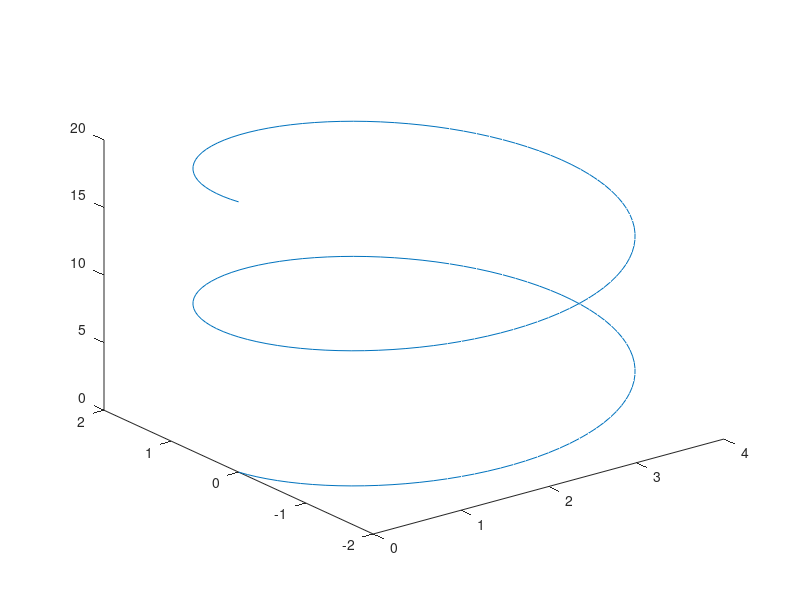

The MATLAB source for this figure:
%% Lissajous 1
f1=0.002 ; A1=10 ;
f2=0.003 ; A2=10 ;
f3=0.001 ; A3=10 ; 
Xp=A1*sin(2*pi*f1*[0:10:1/(min([f1,f2,f3]))]) ;
Yp=A2*sin(2*pi*f2*[0:10:1/(min([f1,f2,f3]))]) ;
np=length(Xp);
No=10;
T=0.05;
D=0.3;
M=[Xp ; Yp ]';
%% Lissajous 2
f1=0.02 ; A1=10 ;
f2=0.03 ; A2=10 ;
f3=0.01 ; A3=10 ; 
Xp=A1*sin(2*pi*f1*[0:10:1/(min([f1,f2,f3]))]) ;
Yp=A2*sin(2*pi*f2*[0:10:1/(min([f1,f2,f3]))]) ;
np=length(Xp);
No=10;
T=0.05;
D=0.5;
M=[Xp ; Yp ]';
%plot(Xp,Yp)
%% Circulo 2D
r=5;
x=-r;
y=0;
th = 0:pi/50:2*pi-pi/50;
Xp =- ( r * cos(th) + x);
Yp =- ( r * sin(th) + y);
np=length(Xp);
No=10;
T=0.05;
D=0.8;
M=[Xp ; Yp ]';
%plot(Xp, Yp);
%% 2 Circulos
r=2.5;
x=-r;
y=0;
No=10;
T=0.05;
D=1;
th = 0:pi/50:1*pi-pi/50;
Xp1 =- ( r * cos(th) + x);
Yp1 =- ( r * sin(th) + y);
x=-3*r;
y=0;
th = 0:pi/50:2*pi-pi/50;
Xp2 =- ( r * cos(th) + x);
Yp2 = ( r * sin(th) + y);
x=r;
y=0;
th = 0:pi/50:1*pi-pi/50;
Xp3 = ( r * cos(th) + x);
Yp3 = ( r * sin(th) + y);
Xp=[Xp1 Xp2 Xp3];
Yp=[Yp1 Yp2 Yp3];
np=length(Xp);
M=[Xp ; Yp ]';
plot(Xp, Yp);
%% Cuadrado 2D
Xp=[0 5 5 0 0];
Yp=[0 0 5 5 0];
X=[0 2.5 5 5 5 2.5 0 0];
Y=[0 0 0 2.5 5 5 5 2.5];
np=length(Xp);
T=0.05;
No=10;
D=0.5;
M=[X ; Y ]';
%% Cuadrado 3D
Xp=[0 5 5 0 0];
Yp=[0 0 5 5 0];
Zp=[5 5 5 5 5];
X=[0 2.5 5 5 5 2.5 0 0];
Y=[0 0 0 2.5 5 5 5 2.5];
Z=[5 5 5 5 5 5 5 5];
np=length(Xp);
T=0.05;
No=10;
M=[X ; Y ; Z]';
D=1;
%% Espiral 3D
r=2;
x=-r;
y=0;
th = 0:pi/50:4*pi;
Zp = 0:0.1:20;
Xp =- ( r * cos(th) + x);
Yp =- ( r * sin(th) + y);
np=length(Xp);
No=10;
T=0.05;
M=[Xp ; Yp ; Zp]';
D=1;
plot3(Xp, Yp, Zp);